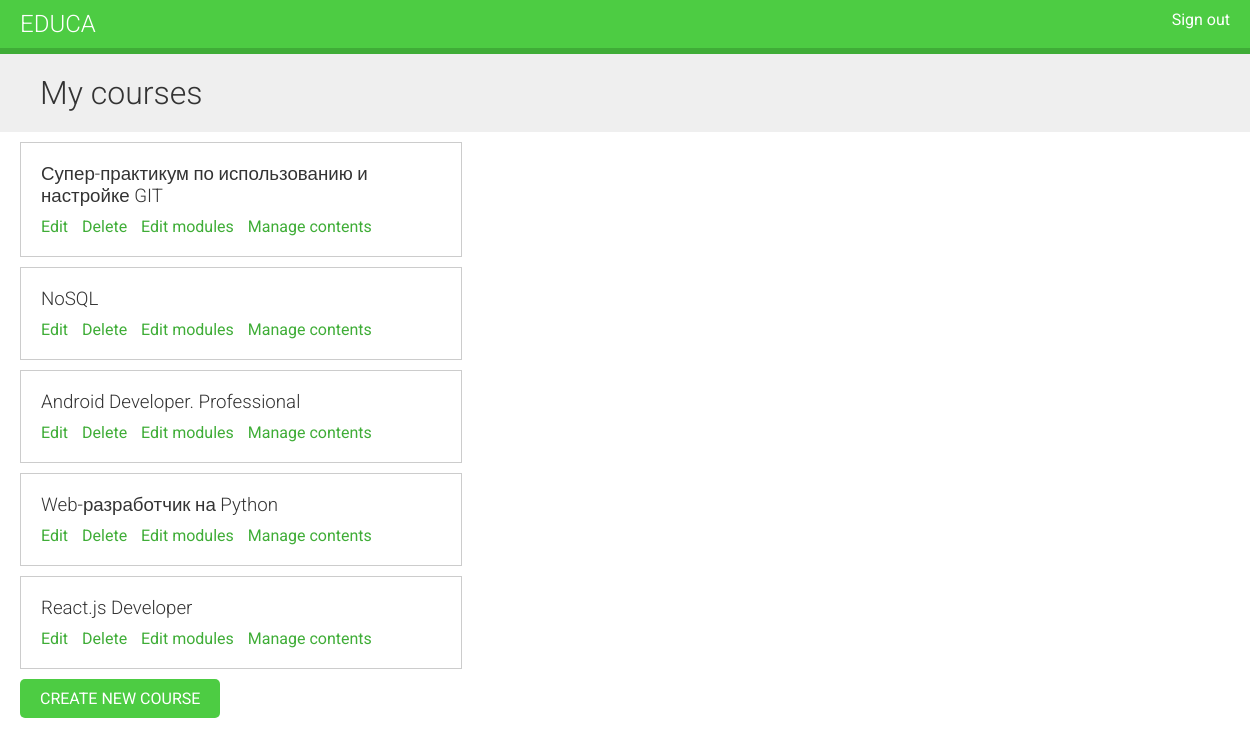
The page /course/mine/ (signed in) on the database its author committed.
### courses/models.py (models this page shows, shortened)
class Course(models.Model):
    owner = models.ForeignKey(User,
                              related_name='courses_created',
                              on_delete=models.CASCADE)
    subject = models.ForeignKey(Subject,
                                related_name='courses',
                                on_delete=models.CASCADE)
    title = models.CharField(max_length=200)
    slug = models.SlugField(max_length=200, unique=True)
    overview = models.TextField()
    created = models.DateTimeField(auto_now_add=True)
    students = models.ManyToManyField(User, related_name='courses_joined', blank=True)
    class Meta:
        ordering = ['-created']

### courses/views.py (the view, shortened to what this page needs)
# urls.py: path('mine/', views.ManageCourseListView.as_view(), name='manage_course_list'),
class ManageCourseListView(ListView):
    model = Course
    template_name = 'courses/manage/course/list.html'

### courses/views.py (called while the page is built)
    def get_queryset(self):
        qs = super(OwnerMixin, self).get_queryset()
        return qs.filter(owner=self.request.user)

### courses/templates/courses/manage/course/list.html (shortened to what this page needs)
{% extends "base.html" %}
{% block content %}
  <h1>My courses</h1>
  <div class="module">
    {% for course in object_list %}
      <div class="course-info">
        <h3>{{ course.title }}</h3>
        <p>
          <a href="{% url "course_edit" course.id %}">Edit</a>
          <a href="{% url "course_delete" course.id %}">Delete</a>
          <a href="{% url "course_module_update" course.id %}">Edit modules</a>
          {% if course.modules.count > 0 %}
          <a href="{% url "module_content_list" course.modules.first.id %}"> Manage contents</a>
          {% endif %}
        </p>
      </div>
    {% empty %}
      <p>You haven't created any courses yet.</p>
    {% endfor %}
    <p>
      <a href="{% url "course_create" %}" class="button">Create new course</a>
    </p>
  </div>
{% endblock %}

### courses/static/css/base.css (style rules this page uses)
body { margin:0; font-family:'Roboto', sans-serif; font-weight:400; color:#333; }
a { color:#3fad37; text-decoration:none; }
h1, h2, h3, h4, h5, h6 { font-family:'Roboto', sans-serif; font-weight:300; }
h1 { background:#efefef; width:100%; overflow:auto; padding:20px 0 20px 40px; margin:0; }
.module { padding:10px 20px; float:left; width:600px; }
.module h3 { margin:20px 0 0; padding:0; width:100%; }
.module p { margin:10px 0 20px; width:100%; float:left; }
input[type=submit], a.button { border-radius:5px; background:#4dcc43; color:#fff; font-size:16px; text-transform:uppercase; border:none; padding:10px 20px; margin:20px 0; }
.course-info { border:1px solid #ccc; padding:0 20px; margin-bottom:10px; width:400px; overflow:auto; }
.course-info a { margin-right:10px; }

### rows shown on the page
Course: title "Супер-практикум по использованию и настройке GIT", shows "Manage contents"
Course: title "NoSQL", shows "Manage contents"
Course: title "Android Developer. Professional", shows "Manage contents"
Course: title "Web-разработчик на Python", shows "Manage contents"
Course: title "React.js Developer", shows "Manage contents"
